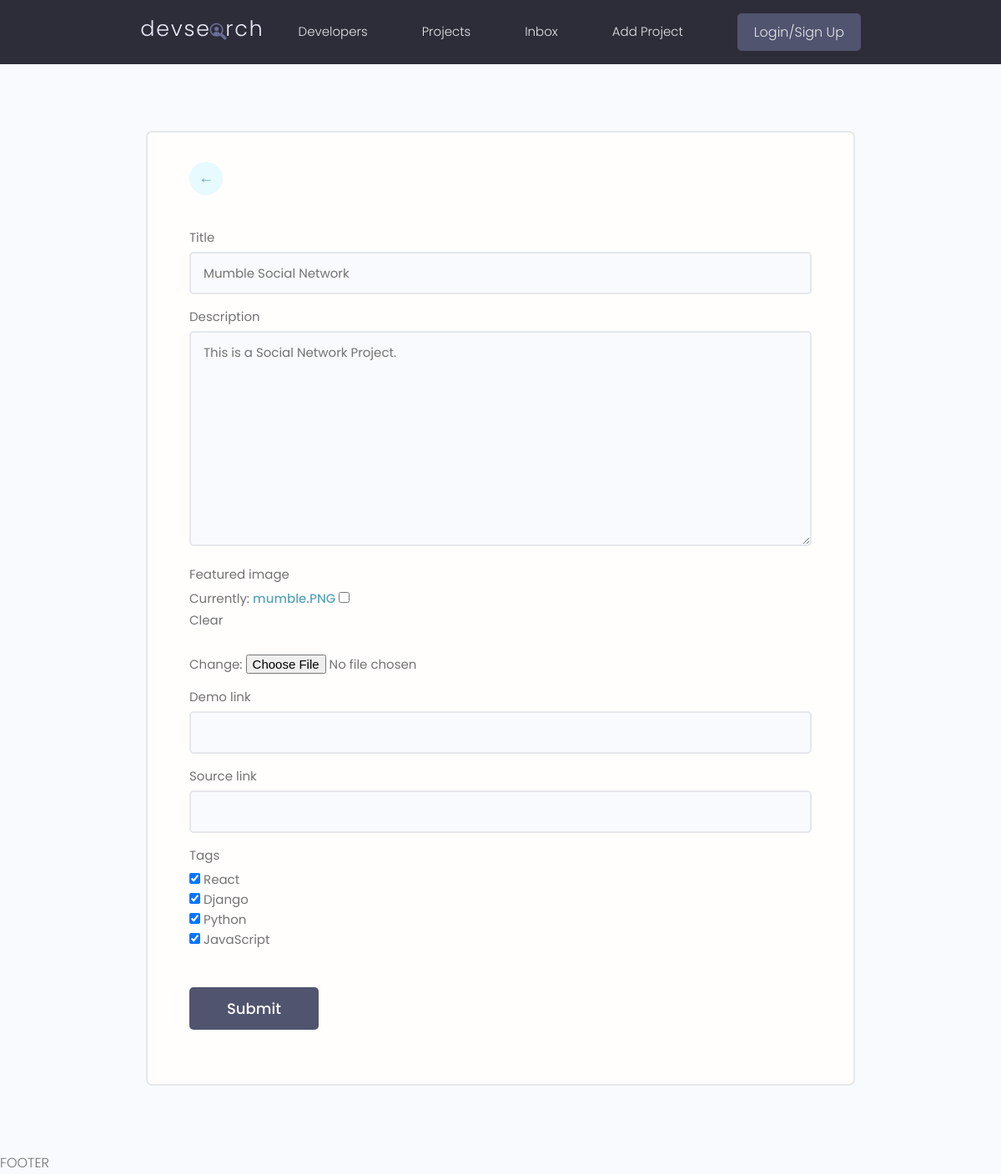
Page /projects/update-project/d5bac84df799449b83041f35ec7e9698/ on the earlier database version.
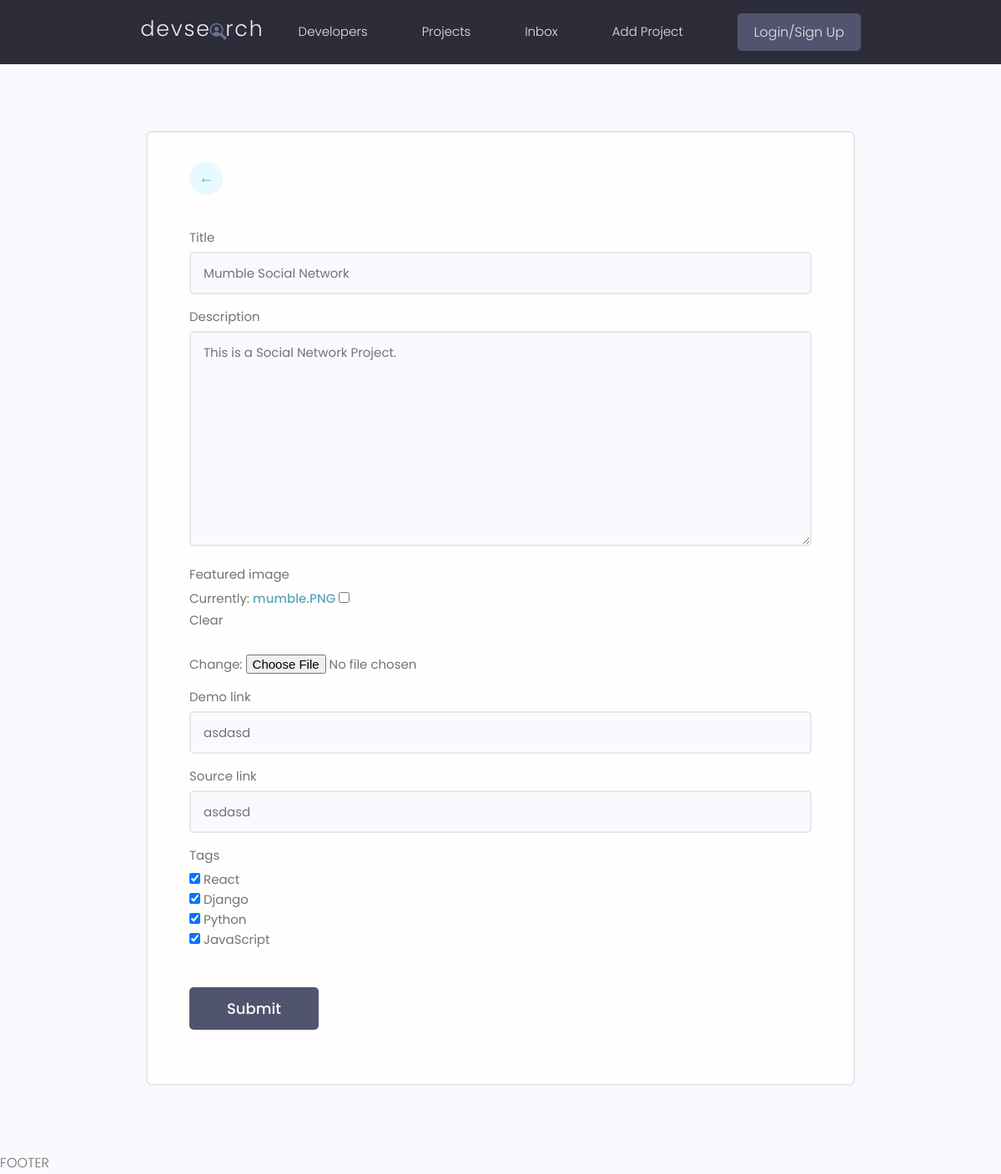
Same page on the later database version.
### projectsApp/models.py (models this page shows, shortened)
class Project(models.Model):
    owner = models.ForeignKey(Profile, null=True, blank=True, on_delete=models.SET_NULL) # We want to connect a project to a specific user profile - many-to-one relationship
    title = models.CharField(max_length=200)   # By default null=False - required to enter data in this field (for the database)
    description = models.TextField(null=True, blank=True)  # Does NOT require to enter data in this field! blank is the same but for django form to be submitted! We can submit a form without adding this!
    featured_image = models.ImageField(null=True, blank=True, default="default.jpg") # B/c its in "images" folder no need to specify path, otherwise path needed
    demo_link = models.CharField(max_length=2000, null=True, blank=True)
    source_link = models.CharField(max_length=2000, null=True, blank=True)
    tags = models.ManyToManyField('Tag', blank=True)  # The tag can be connected to many models
    vote_total = models.IntegerField(default=0, null=True, blank=True)
    vote_ratio = models.IntegerField(default=0, null=True, blank=True)
    created = models.DateTimeField(auto_now_add=True)
    id = models.UUIDField(default=uuid.uuid4, unique=True, primary_key=True, editable=False)

### projectsApp/views.py (the view)
# urls.py: path('update-project/<str:pk>/', views.updateProject, name="update-project"),
def updateProject(request, pk):
    project = Project.objects.get(id=pk)
    form = ProjectForm(instance=project)   # MUST pass in an instance of the project that we want to edit!
    if request.method == "POST":
        form = ProjectForm(request.POST, request.FILES, instance=project)
        if form.is_valid():
            form.save()       # CREATE A PROJECT OBJECT IN THE PROJECT MODEL - Update it with the new data
            return redirect('projects')
    context = {'form':form}
    return render(request, 'projectsApp/project_form.html', context)

### projectsApp/forms.py
class ProjectForm(ModelForm):
    class Meta:
        model = Project
        fields = ['title', 'description', 'featured_image' ,'demo_link', 'source_link', 'tags']
        widgets = {
            'tags' : forms.CheckboxSelectMultiple(),
            } # A way to customize classes
    def __init__(self, *args, **kwargs):
        super(ProjectForm, self).__init__(*args, **kwargs)  # Tell it which class (css class!) we're modifying
        for name, field in self.fields.items():
            field.widget.attrs.update({'class':'input'})

### projectsApp/models.py (called while the page is built)
    def __str__(self):
        return self.name

### projectsApp/templates/projectsApp/project_form.html (shortened to what this page needs)
{% extends 'main.html' %}
{% block content %}
    <main class="formPage my-xl">
        <div class="content-box">
            <div class="formWrapper">
                <a class="backButton" href="{% url 'projects' %}"><i class="im im-angle-left">&larr;</i></a>
                <br>
                <form class="form" method="POST" enctype="multipart/form-data">
                    {% for field in form %}
                    <div class="form__field">
                        <label for="formInput#text">{{field.label}} </label>
                        {{field}}
                    </div>
                    {% endfor %}
                    <input class="btn btn--sub btn--lg  my-md" type="submit" value="Submit" />
                </form>
            </div>
        </div>
    </main>
{% endblock content %}

Differences in the rows shown:
changed Project "Mumble Social Network": demo_link (not shown) → "asdasd"; source_link (not shown) → "asdasd"
